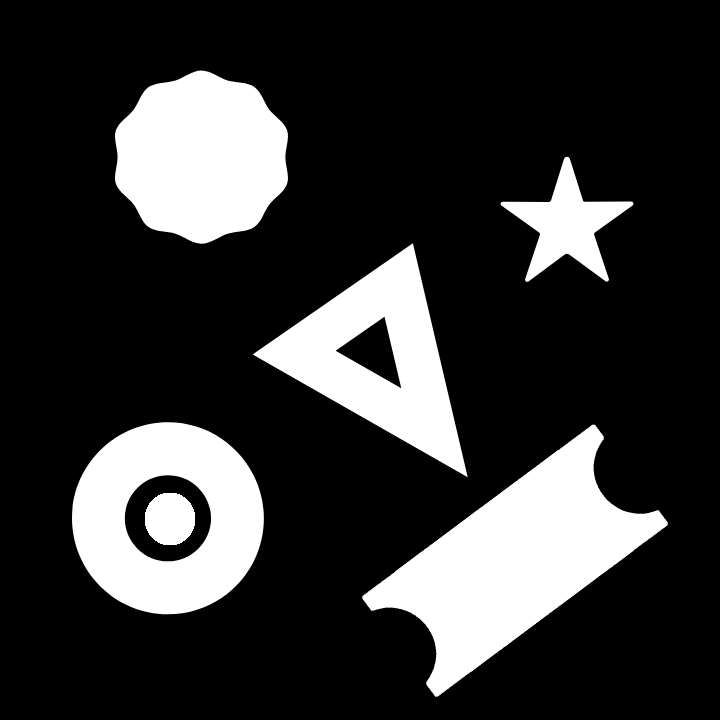
#> input picture data/images/Image.png, 720 x 720 px
$ jupyter execute --allow-errors practice_template_matching.ipynb
#> lines starting #> are read from the running program, lines starting #| are printed output that depends on the picture; after the words box and inside, x2 and y2 are one past the last pixel; in counts of white or black regions, pixels touching at a corner belong together
[cell 1]
import cv2
import matplotlib.pyplot as plt
import numpy as np

[cell 2]
# load shapes image and convert color

shp = cv2.imread("data/images/Image.png")
#> shp is the input picture: shape (720, 720, 3); min 0, max 255, mean 52
shp_gry = cv2.cvtColor(shp,cv2.COLOR_BGR2GRAY)

[cell 3]
# display original, gray

plt.figure(figsize=(10,3))
plt.subplot(1,4,1)
plt.title("Original")
plt.imshow(shp)

plt.subplot(1,4,2)
plt.title("Gray")
plt.imshow(shp_gry, cmap='gray')

plt.show()
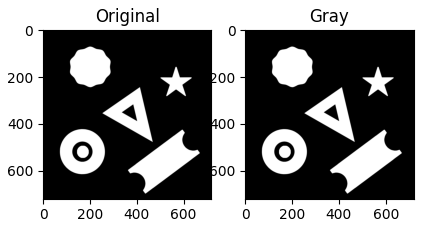
#> figure drawn by matplotlib, 2 panels

[cell 4]
# find contours from gray image

contours_shp, hierarchy = cv2.findContours(shp_gry,cv2.RETR_EXTERNAL,cv2.CHAIN_APPROX_NONE)
#> contours_shp = 5 contours; box (x1, y1, x2, y2) and area: (362, 424, 668, 697) 31898, (72, 422, 264, 615) 28978, (114, 70, 288, 244) 22854, (252, 243, 468, 478) 21896, (500, 156, 634, 282) 6214

contours_shp = sorted(contours_shp, key=cv2.contourArea, reverse=True)

contour3 = contours_shp[2]
#> contour3 = contour of 494 points, box (x1, y1, x2, y2) (114, 70, 288, 244), area 22854
